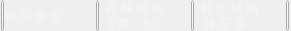
              <widget class="QWidget" name="widget_3" native="true">
               <property name="sizePolicy">
                <sizepolicy hsizetype="Fixed" vsizetype="Fixed">
                 <horstretch>0</horstretch>
                 <verstretch>0</verstretch>
                </sizepolicy>
               </property>
               <property name="minimumSize">
                <size>
                 <width>291</width>
                 <height>31</height>
                </size>
               </property>
               <property name="maximumSize">
                <size>
                 <width>291</width>
                 <height>31</height>
                </size>
               </property>
               <property name="styleSheet">
                <string notr="true">QWidget#widget_3{
background:transparent;
}</string>
               </property>
               <layout class="QGridLayout" name="gridLayout_13">
                <property name="margin">
                 <number>0</number>
                </property>
                <property name="spacing">
                 <number>0</number>
                </property>
                <item row="0" column="0">
                 <layout class="QGridLayout" name="gridLayout_12">
                  <property name="spacing">
                   <number>0</number>
                  </property>
                  <item row="0" column="0">
                   <widget class="QPushButton" name="pushButton_35">
                    <property name="minimumSize">
                     <size>
                      <width>3</width>
                      <height>31</height>
                     </size>
                    </property>
                    <property name="maximumSize">
                     <size>
                      <width>3</width>
                      <height>31</height>
                     </size>
                    </property>
                    <property name="text">
                     <string/>
                    </property>
                   </widget>
                  </item>
                  <item row="0" column="1">
                   <widget class="QLabel" name="label_4">
                    <property name="minimumSize">
                     <size>
                      <width>92</width>
                      <height>15</height>
                     </size>
                    </property>
                    <property name="maximumSize">
                     <size>
                      <width>92</width>
                      <height>15</height>
                     </size>
                    </property>
                    <property name="styleSheet">
                     <string notr="true">font: 75 10pt &quot;新宋体&quot;;
color: rgb(244, 244, 244);</string>
                    </property>
                    <property name="text">
                     <string>缺 陷 类 型</string>
                    </property>
                   </widget>
                  </item>
                  <item row="0" column="2">
                   <widget class="QPushButton" name="pushButton_36">
                    <property name="minimumSize">
                     <size>
                      <width>3</width>
                      <height>31</height>
                     </size>
                    </property>
                    <property name="maximumSize">
                     <size>
                      <width>3</width>
                      <height>31</height>
                     </size>
                    </property>
                    <property name="text">
                     <string/>
                    </property>
                   </widget>
                  </item>
                  <item row="0" column="3">
                   <layout class="QVBoxLayout" name="verticalLayout_34">
                    <property name="spacing">
                     <number>0</number>
                    </property>
                    <item>
                     <widget class="QLabel" name="label_5">
                      <property name="minimumSize">
                       <size>
                        <width>92</width>
                        <height>15</height>
                       </size>
                      </property>
                      <property name="maximumSize">
                       <size>
                        <width>92</width>
                        <height>15</height>
                       </size>
                      </property>
                      <property name="styleSheet">
                       <string notr="true">font: 75 9pt &quot;新宋体&quot;;
color: rgb(244, 244, 244);</string>
                      </property>
                      <property name="text">
                       <string>  各 缺 陷 的</string>
                      </property>
                     </widget>
                    </item>
                    <item>
                     <widget class="QLabel" name="label_6">
                      <property name="minimumSize">
                       <size>
                        <width>92</width>
                        <height>15</height>
                       </size>
                      </property>
                      <property name="maximumSize">
                       <size>
                        <width>92</width>
                        <height>15</height>
                       </size>
                      </property>
                      <property name="styleSheet">
                       <string notr="true">font: 75 9pt &quot;新宋体&quot;;
color: rgb(244, 244, 244);</string>
                      </property>
                      <property name="text">
                       <string>  个数 / 大小 </string>
                      </property>
                     </widget>
                    </item>
                   </layout>
                  </item>
                  <item row="0" column="4">
                   <widget class="QPushButton" name="pushButton_37">
                    <property name="minimumSize">
                     <size>
                      <width>3</width>
                      <height>31</height>
                     </size>
                    </property>
                    <property name="maximumSize">
                     <size>
                      <width>3</width>
                      <height>31</height>
                     </size>
                    </property>
                    <property name="text">
                     <string/>
                    </property>
                   </widget>
                  </item>
                  <item row="0" column="5">
                   <layout class="QVBoxLayout" name="verticalLayout_31">
                    <property name="spacing">
                     <number>0</number>
                    </property>
                    <item>
                     <widget class="QLabel" name="label_7">
                      <property name="minimumSize">
                       <size>
                        <width>92</width>
                        <height>15</height>
                       </size>
                      </property>
                      <property name="maximumSize">
                       <size>
                        <width>92</width>
                        <height>15</height>
                       </size>
                      </property>
                      <property name="styleSheet">
                       <string notr="true">font: 75 9pt &quot;新宋体&quot;;
color: rgb(244, 244, 244);</string>
                      </property>
                      <property name="text">
                       <string>  最 大 缺 陷</string>
                      </property>
                     </widget>
                    </item>
                    <item>
                     <widget class="QLabel" name="label_8">
                      <property name="minimumSize">
                       <size>
                        <width>92</width>
                        <height>15</height>
                       </size>
                      </property>
                      <property name="maximumSize">
                       <size>
                        <width>92</width>
                        <height>15</height>
                       </size>
                      </property>
                      <property name="styleSheet">
                       <string notr="true">font: 75 9pt &quot;新宋体&quot;;
color: rgb(244, 244, 244);</string>
                      </property>
                      <property name="text">
                       <string>   特 征 值 </string>
                      </property>
                     </widget>
                    </item>
                   </layout>
                  </item>
                  <item row="0" column="6">
                   <widget class="QPushButton" name="pushButton_38">
                    <property name="minimumSize">
                     <size>
                      <width>3</width>
                      <height>31</height>
                     </size>
                    </property>
                    <property name="maximumSize">
                     <size>
                      <width>3</width>
                      <height>31</height>
                     </size>
                    </property>
                    <property name="text">
                     <string/>
                    </property>
                   </widget>
                  </item>
                 </layout>
                </item>
               </layout>
              </widget>
